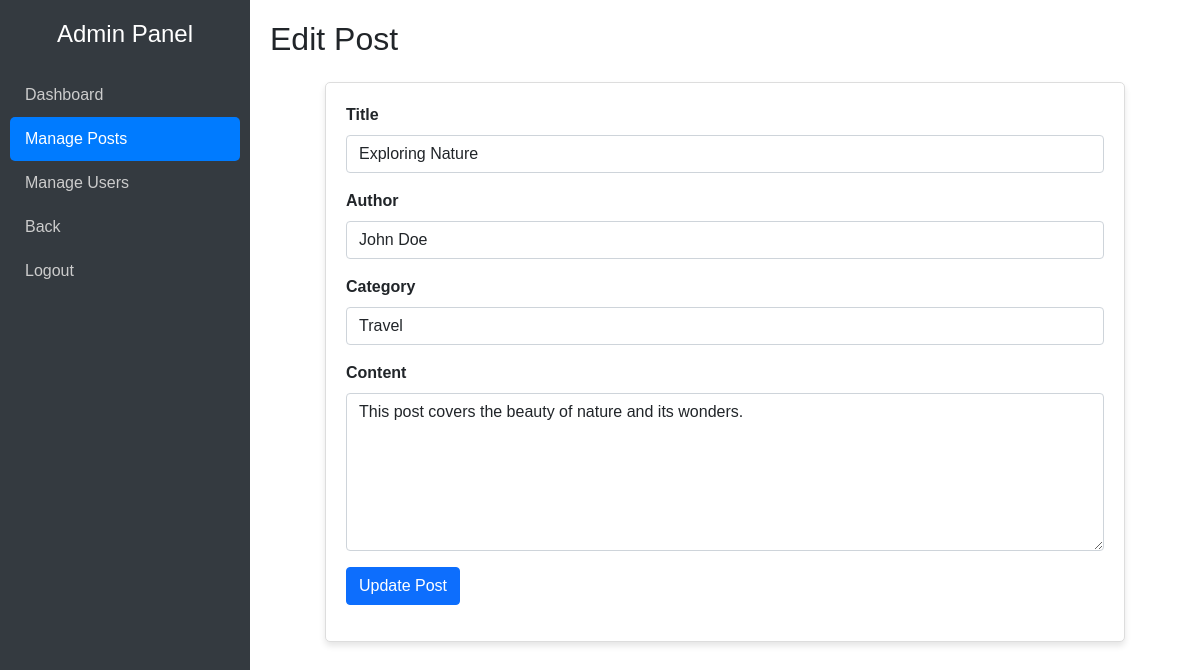
Page /admin/posts_edit.php?id=1 on the committed database.
### tables this page shows
CREATE TABLE `blog_posts` (
  `id` int(11) NOT NULL,
  `title` varchar(255) NOT NULL,
  `description` text NOT NULL,
  `image` varchar(255) NOT NULL,
  `category` varchar(100) NOT NULL,
  `author` varchar(100) NOT NULL,
  `created_at` datetime DEFAULT current_timestamp()
);

### admin/posts_edit.php (the view, shortened to what this page needs)
<?php
require("../includes/database.php");
if (isset($_GET['id'])) {
    $postId = $_GET['id'];
}
?>
<html>
<head>
    <link href="https://cdn.jsdelivr.net/npm/bootstrap@5.1.3/dist/css/bootstrap.min.css" rel="stylesheet">
</head>
<body>
<div class="sidebar">
    <h4 class="text-center mb-4">Admin Panel</h4>
    <a href="../admin/dashboard.php">Dashboard</a>
    <a href="../admin/manage_posts.php" class="active">Manage Posts</a>
    <a href="../admin/manage_users.php">Manage Users</a>
    <a href="../index.php">Back</a>
    <a href="../logout.php">Logout</a>
</div>
<div class="main-content">
    <h2 class="mb-4">Edit Post</h2>
    <div class="form-container">
        <form action="posts_edit.php?id=<?php echo $postId; ?>" method="POST" id="postForm">
            <?php
    $postId = $_GET['id'];
    $query = "SELECT * FROM blog_posts WHERE id = '$postId'";
    $post = mysqli_fetch_assoc(mysqli_query($connect, $query));
    ?>
            <div class="mb-3">
                <label for="title" class="form-label">Title</label>
                <input type="text" class="form-control" id="title" name="title" value="<?php echo htmlspecialchars($post['title']); ?>" required>
            </div>
            <div class="mb-3">
                <label for="author" class="form-label">Author</label>
                <input type="text" class="form-control" id="author" name="author" value="<?php echo htmlspecialchars($post['author']); ?>" required>
            </div>
            <div class="mb-3">
                <label for="category" class="form-label">Category</label>
                <input type="text" class="form-control" id="category" name="category" value="<?php echo htmlspecialchars($post['category']); ?>" required>
            </div>
            <div class="mb-3">
                <label for="content" class="form-label">Content</label>
                <textarea class="form-control" id="content" name="description" rows="6" required><?php echo htmlspecialchars($post['description']); ?></textarea>
            </div>
            <button type="submit" class="btn btn-primary">Update Post</button>
        </form>
    </div>
</div>
</body>
</html>

### admin/posts_edit.php (style rules this page uses)
body { display: flex; min-height: 100vh; margin: 0; font-family: Arial, sans-serif; background-color: #f8f9fa; }
.sidebar { width: 250px; background-color: #343a40; color: #fff; display: flex; flex-direction: column; padding: 20px 10px; }
.sidebar a { color: #ccc; text-decoration: none; padding: 10px 15px; display: block; border-radius: 5px; }
.sidebar a.active { background-color: #007bff; color: #fff; }
.main-content { flex: 1; padding: 20px; overflow-y: auto; background-color: #fff; }
.form-container { max-width: 800px; margin: auto; background: #fff; border: 1px solid #ddd; border-radius: 5px; padding: 20px; box-shadow: 0 4px 6px rgba(0, 0, 0, 0.1); }
.form-label { font-weight: bold; }

### rows in the picture
blog_posts: title "Exploring Nature", author "John Doe", category "Travel", description "This post covers the beauty of nature and its wonders."
